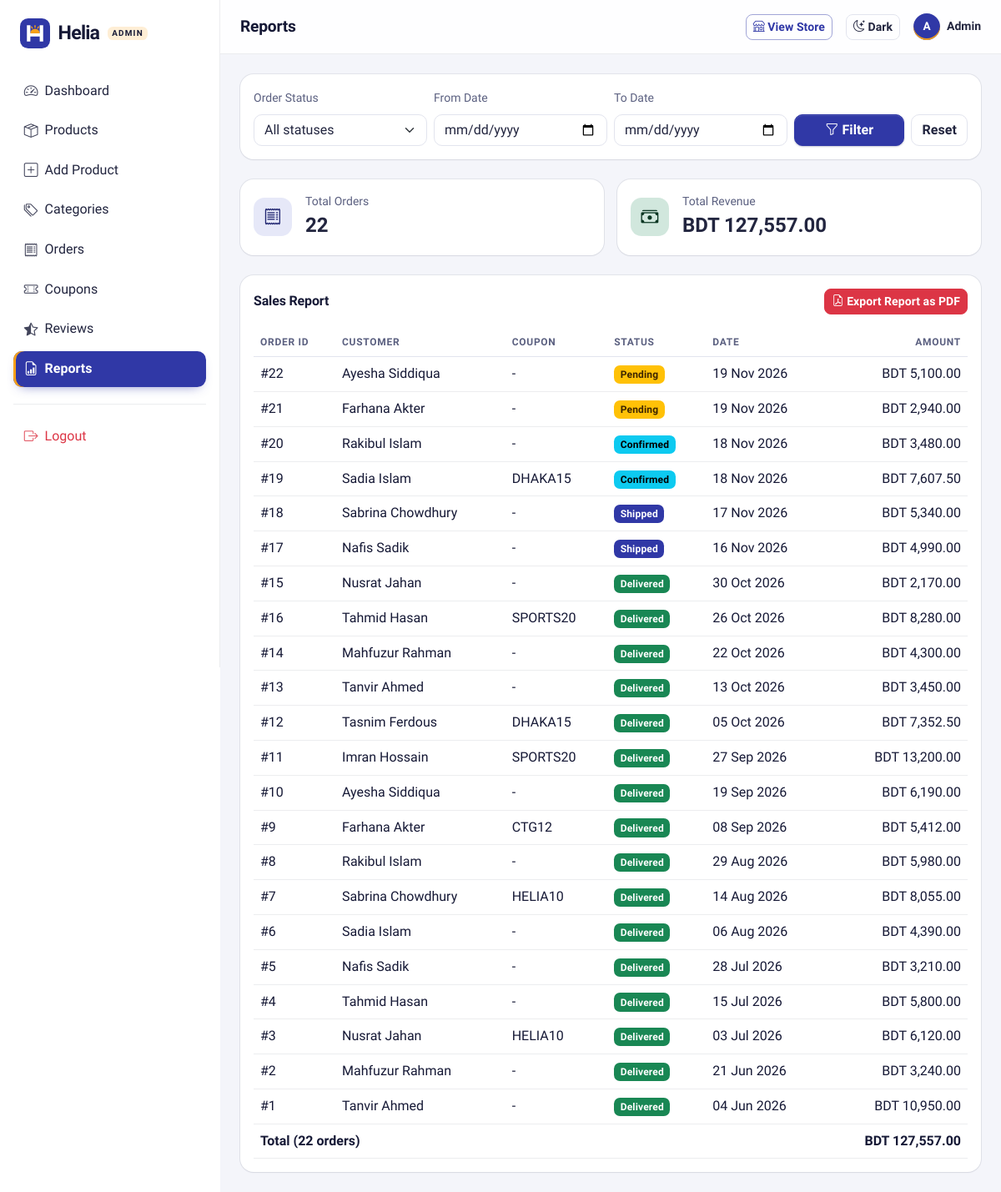
The page /admin/reports.php (signed in) on the database its author committed.
### tables this page shows
CREATE TABLE `orders` (
  `id` int(11) NOT NULL,
  `user_id` int(11) DEFAULT NULL,
  `customer_name` varchar(100) NOT NULL,
  `total_amount` decimal(10,2) NOT NULL,
  `coupon_code` varchar(50) DEFAULT NULL,
  `status` enum('Pending','Confirmed','Shipped','Delivered') DEFAULT 'Pending',
  `created_at` timestamp NOT NULL DEFAULT current_timestamp(),
  `phone` varchar(30) DEFAULT '',
  `shipping_address` text DEFAULT NULL,
  `payment_method` varchar(50) DEFAULT 'Cash on Delivery'
);

### config/db.php (called while the page is built, shortened)
<?php
function e($value)
{
    return htmlspecialchars((string) $value, ENT_QUOTES, 'UTF-8');
}

### admin/reports.php (the view, shortened to what this page needs)
<?php
require_once '../config/db.php';
$statusColors = [
    'Pending' => 'warning',
    'Confirmed' => 'info',
    'Shipped' => 'primary',
    'Delivered' => 'success',
];
$fromDate = $_GET['from'] ?? '';
$toDate = $_GET['to'] ?? '';
$sql = 'SELECT id, customer_name, total_amount, coupon_code, status, created_at FROM orders WHERE 1 = 1';
$params = [];
$sql .= ' ORDER BY created_at DESC, id DESC';
$stmt = $pdo->prepare($sql);
$stmt->execute($params);
$orders = $stmt->fetchAll();
$totalOrders = count($orders);
$totalRevenue = 0;
foreach ($orders as $order) {
    $totalRevenue += $order['total_amount'];
}
require_once 'includes/header.php';
?>
<div class="card border-0 shadow-sm mb-4">
    <div class="card-body">
        <form method="get" class="row g-2 align-items-end">
            <div class="col-sm-6 col-md-3">
                <label for="status" class="form-label small text-body-secondary">Order Status</label>
                <select class="form-select" id="status" name="status">
                    <option value="">All statuses</option>
                </select>
            </div>
            <div class="col-sm-6 col-md-3">
                <label for="from" class="form-label small text-body-secondary">From Date</label>
                <input type="date" class="form-control" id="from" name="from" value="<?= e($fromDate) ?>">
            </div>
            <div class="col-sm-6 col-md-3">
                <label for="to" class="form-label small text-body-secondary">To Date</label>
                <input type="date" class="form-control" id="to" name="to" value="<?= e($toDate) ?>">
            </div>
            <div class="col-sm-6 col-md-3 d-flex gap-2">
                <button type="submit" class="btn btn-primary flex-grow-1"><i class="bi bi-funnel"></i> Filter</button>
                <a href="reports.php" class="btn btn-outline-secondary">Reset</a>
            </div>
        </form>
    </div>
</div>
<div class="row g-3 mb-4">
    <div class="col-sm-6">
        <div class="card border-0 shadow-sm h-100">
            <div class="card-body d-flex align-items-center gap-3">
                <div class="stat-icon bg-primary-subtle text-primary-emphasis"><i class="bi bi-receipt"></i></div>
                <div>
                    <div class="text-body-secondary small">Total Orders</div>
                    <div class="fs-4 fw-bold"><?= $totalOrders ?></div>
                </div>
            </div>
        </div>
    </div>
    <div class="col-sm-6">
        <div class="card border-0 shadow-sm h-100">
            <div class="card-body d-flex align-items-center gap-3">
                <div class="stat-icon bg-success-subtle text-success-emphasis"><i class="bi bi-cash-stack"></i></div>
                <div>
                    <div class="text-body-secondary small">Total Revenue</div>
                    <div class="fs-4 fw-bold">BDT <?= number_format($totalRevenue, 2) ?></div>
                </div>
            </div>
        </div>
    </div>
</div>
<div class="card border-0 shadow-sm">
    <div class="card-body">
        <div class="d-flex flex-wrap justify-content-between align-items-center gap-2 mb-3">
            <h2 class="h6 fw-semibold mb-0">Sales Report</h2>
            <button type="button" id="exportPdf" class="btn btn-danger btn-sm">
                <i class="bi bi-file-earmark-pdf"></i> Export Report as PDF
            </button>
        </div>
        <div class="table-responsive">
            <table class="table table-hover align-middle mb-0" id="reportTable">
                <thead>
                    <tr>
                        <th>Order ID</th>
                        <th>Customer</th>
                        <th>Coupon</th>
                        <th>Status</th>
                        <th>Date</th>
                        <th class="text-end">Amount</th>
                    </tr>
                </thead>
                <tbody>
                    <?php foreach ($orders as $order): ?>
                        <tr>
                            <td>#<?= $order['id'] ?></td>
                            <td><?= e($order['customer_name']) ?></td>
                            <td><?= !empty($order['coupon_code']) ? e($order['coupon_code']) : '-' ?></td>
                            <td><span class="badge text-bg-<?= $statusColors[$order['status']] ?? 'secondary' ?>"><?= e($order['status']) ?></span></td>
                            <td class="text-nowrap"><?= date('d M Y', strtotime($order['created_at'])) ?></td>
                            <td class="text-end text-nowrap">BDT <?= number_format($order['total_amount'], 2) ?></td>
                        </tr>
                    <?php endforeach; ?>
                </tbody>
                <?php if (!empty($orders)): ?>
                    <tfoot>
                        <tr class="fw-bold">
                            <td colspan="5">Total (<?= $totalOrders ?> orders)</td>
                            <td class="text-end text-nowrap">BDT <?= number_format($totalRevenue, 2) ?></td>
                        </tr>
                    </tfoot>
                <?php endif; ?>
            </table>
        </div>
    </div>
</div>
<?php require_once 'includes/footer.php'; ?>

### admin/assets/style.css (style rules this page uses)
body { background-color: var(--bs-body-bg); }
.stat-icon { display: flex; align-items: center; justify-content: center; width: 46px; height: 46px; border-radius: 13px; font-size: 1.3rem; flex-shrink: 0; }
.table td, .table th { vertical-align: middle; }

### rows shown on the page
orders: id "22", customer_name "Ayesha Siddiqua", status "Pending", created_at "19 Nov 2026", total_amount "5,100.00"
orders: id "21", customer_name "Farhana Akter", status "Pending", created_at "19 Nov 2026", total_amount "2,940.00"
orders: id "20", customer_name "Rakibul Islam", status "Confirmed", created_at "18 Nov 2026", total_amount "3,480.00"
orders: id "19", customer_name "Sadia Islam", coupon_code "DHAKA15", status "Confirmed", created_at "18 Nov 2026", total_amount "7,607.50"
orders: id "18", customer_name "Sabrina Chowdhury", status "Shipped", created_at "17 Nov 2026", total_amount "5,340.00"
orders: id "17", customer_name "Nafis Sadik", status "Shipped", created_at "16 Nov 2026", total_amount "4,990.00"
orders: id "15", customer_name "Nusrat Jahan", status "Delivered", created_at "30 Oct 2026", total_amount "2,170.00"
orders: id "16", customer_name "Tahmid Hasan", coupon_code "SPORTS20", status "Delivered", created_at "26 Oct 2026", total_amount "8,280.00"
orders: id "14", customer_name "Mahfuzur Rahman", status "Delivered", created_at "22 Oct 2026", total_amount "4,300.00"
orders: id "13", customer_name "Tanvir Ahmed", status "Delivered", created_at "13 Oct 2026", total_amount "3,450.00"
orders: id "12", customer_name "Tasnim Ferdous", coupon_code "DHAKA15", status "Delivered", created_at "05 Oct 2026", total_amount "7,352.50"
orders: id "11", customer_name "Imran Hossain", coupon_code "SPORTS20", status "Delivered", created_at "27 Sep 2026", total_amount "13,200.00"
orders: id "10", customer_name "Ayesha Siddiqua", status "Delivered", created_at "19 Sep 2026", total_amount "6,190.00"
orders: id "9", customer_name "Farhana Akter", coupon_code "CTG12", status "Delivered", created_at "08 Sep 2026", total_amount "5,412.00"
orders: id "8", customer_name "Rakibul Islam", status "Delivered", created_at "29 Aug 2026", total_amount "5,980.00"
orders: id "7", customer_name "Sabrina Chowdhury", coupon_code "HELIA10", status "Delivered", created_at "14 Aug 2026", total_amount "8,055.00"
orders: id "6", customer_name "Sadia Islam", status "Delivered", created_at "06 Aug 2026", total_amount "4,390.00"
orders: id "5", customer_name "Nafis Sadik", status "Delivered", created_at "28 Jul 2026", total_amount "3,210.00"
orders: id "4", customer_name "Tahmid Hasan", status "Delivered", created_at "15 Jul 2026", total_amount "5,800.00"
orders: id "3", customer_name "Nusrat Jahan", coupon_code "HELIA10", status "Delivered", created_at "03 Jul 2026", total_amount "6,120.00"
orders: id "2", customer_name "Mahfuzur Rahman", status "Delivered", created_at "21 Jun 2026", total_amount "3,240.00"
orders: id "1", customer_name "Tanvir Ahmed", status "Delivered", created_at "04 Jun 2026", total_amount "10,950.00"

### other values the page prints
$tag "ADMIN"
$item[0] "Dashboard"
$item[0] "Products"
$item[0] "Add Product"
$item[0] "Categories"
$item[0] "Orders"
$item[0] "Coupons"
$item[0] "Reviews"
$item[0] "Reports"
$pageTitle "Reports"
substr($_SESSION['admin_name'], 0, 1) "A"
$_SESSION['admin_name'] "Admin"
$totalOrders "22"
$totalRevenue "127,557.00"
